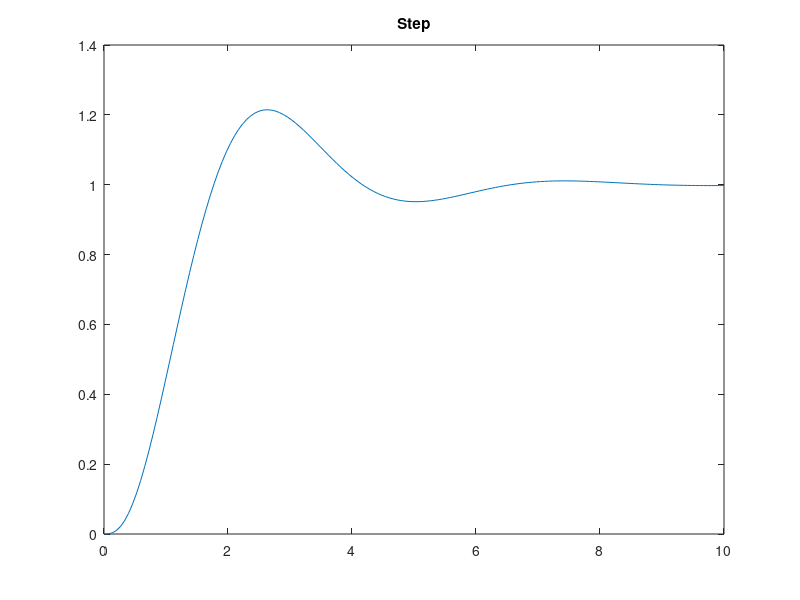

Write the MATLAB code that produced this figure. (Note: this script raises an error after producing the figure.)
clear;
%system 1 
s = tf('s');
G1 =10/(s*(s+2)*(s+4));
G1 = G1/(1+G1);

[y,t] = step(G1);
plot(t,y)
title('Step')

stepinfo(G1)